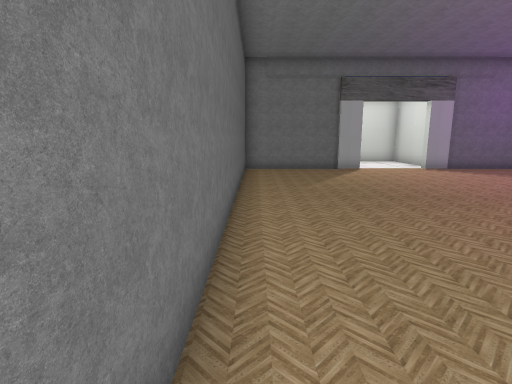
View 1 (above)

15 first-person views from a walk through a scene from a Unity 3-D project. The camera is 1.4 m above the floor, tilts 10° down and sees 80° across. Doors are open. The floor is counted in squares, 1 m on a side. Each view is taken from the middle of a square. On the plan, view 1 faces up. The plan holds only what a view shows up to about 14 squares ahead; the rest is blank. The place goes on beyond the plan. The player is left out. Some animated figures are not drawn.

View 2
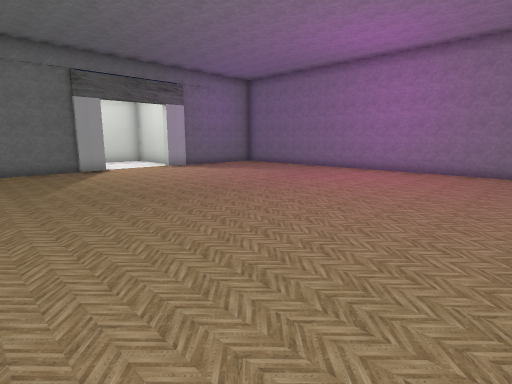

View 3
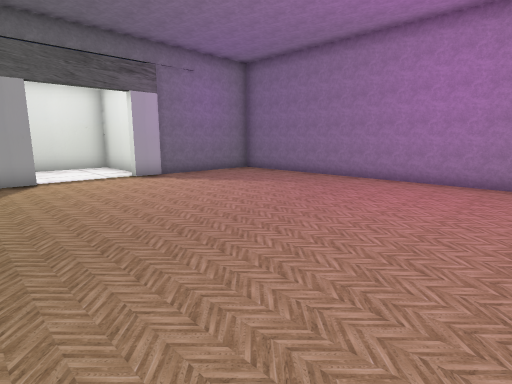

View 4
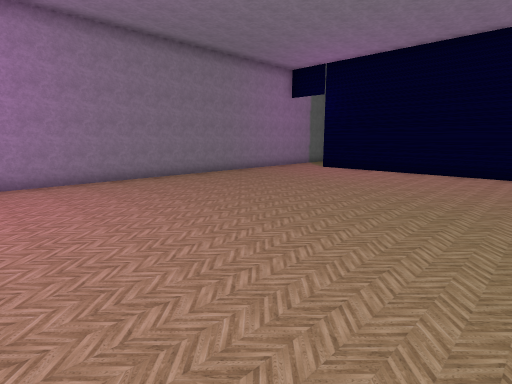

View 5
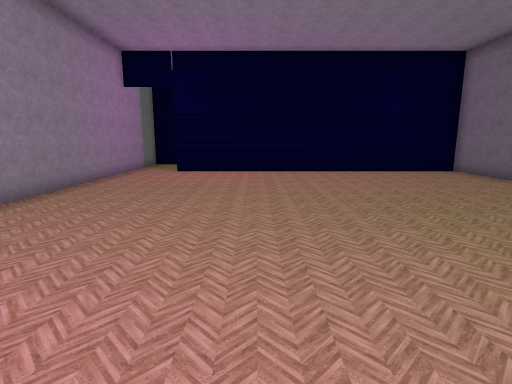

View 6
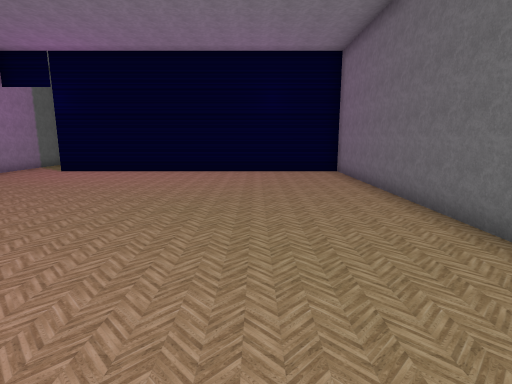

View 7
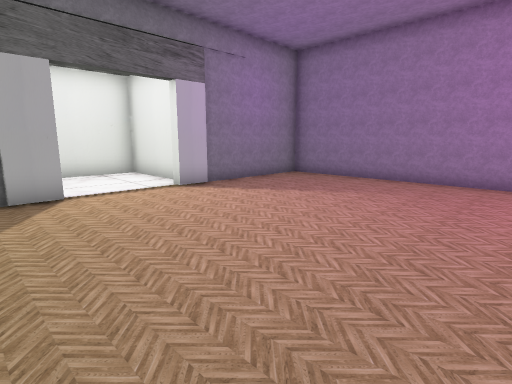

View 8
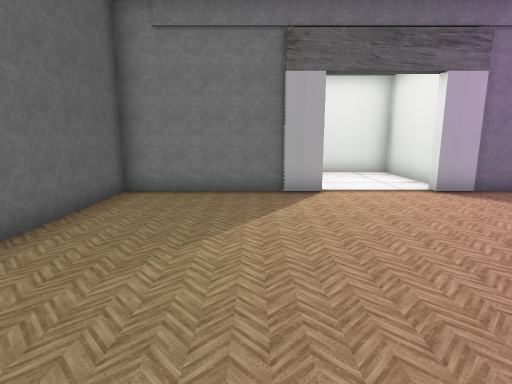

View 9
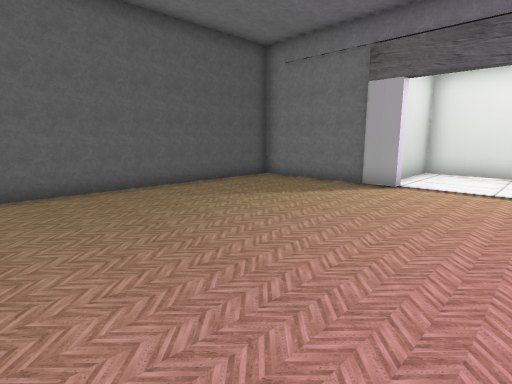

View 10
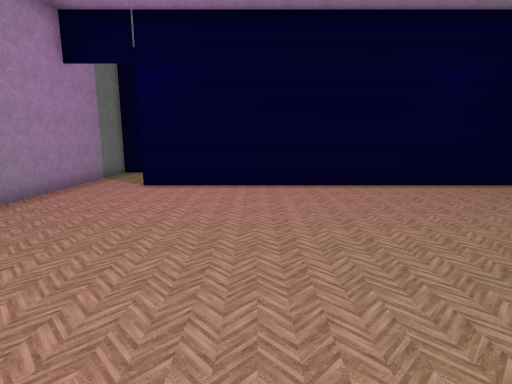

View 11
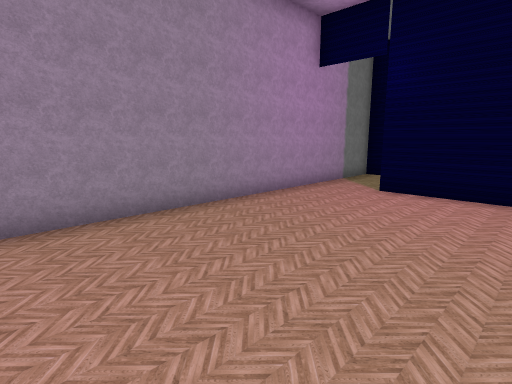

View 12
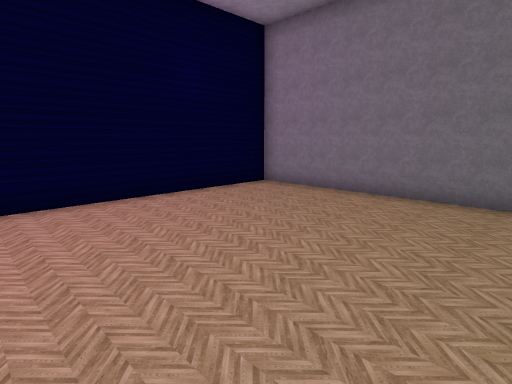

View 13
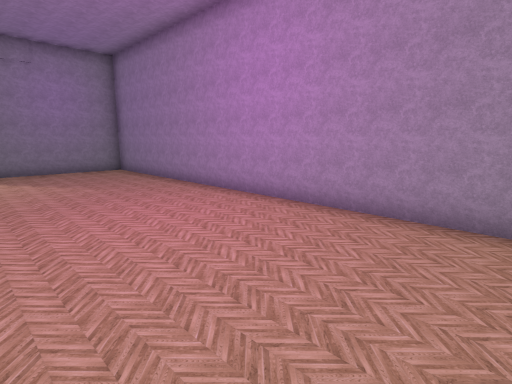

View 14
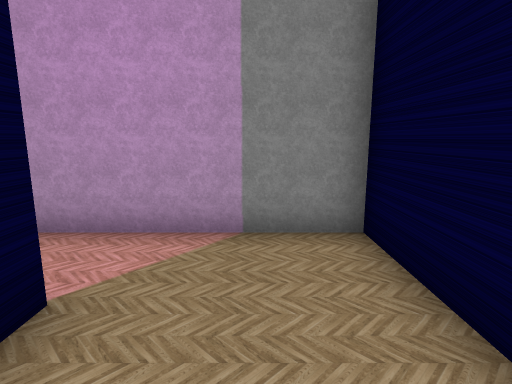

View 15
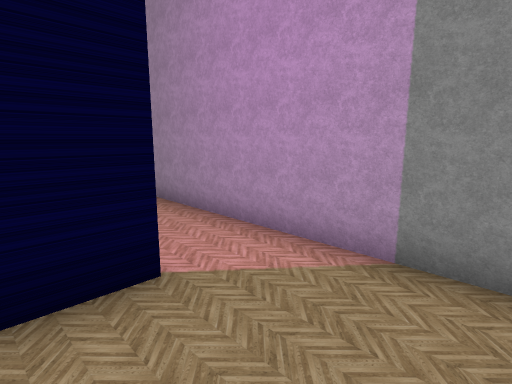

### Floor plan
Ten units are one square. View 1 is at (0, 0); x grows to the right and y downward. Boxes are objects, and circles mark ways between rooms. Rooms are numbered by the first view taken in them; rooms with no view inside come last. Other rooms are left out.
<svg viewBox="-35 -187 174 320">
<path fill="none" stroke="#000" d="M47 -139 36 -139M88 -139 77 -139M38 -141 -5 -141 -5 91M134 91 134 -141 88 -141M134 128 134 91M82 -151 82 -182 42 -182 42 -156"/>
<circle cx="125" cy="90" r="3" fill="#2a7"/>
<circle cx="60" cy="-140" r="3" fill="#2a7"/>
<text x="60" y="-30">1</text>
<text x="-30" y="110">2</text>
<text x="60" y="-160">3</text>
</svg>
Room 1 opens to room 2. Room 1 opens to room 3.

Where each view was taken, in squares from view 1:
view 1: 0 up, 0 right, facing up
view 2: 0 up, 0 right, facing up-right
view 3: 3 up, 3 right, facing up-right
view 4: 4 up, 3 right, facing down-right
view 5: 4 up, 8 right, facing down
view 6: 4 up, 3 right, facing down
view 7: 6 up, 3 right, facing up-right
view 8: 6 up, 3 right, facing up
view 9: 5 up, 8 right, facing up-left
view 10: 0 up, 8 right, facing down
view 11: 1 down, 8 right, facing down-right
view 12: 2 down, 7 right, facing down-left
view 13: 0 up, 8 right, facing up-right
view 14: 11 down, 9 right, facing right
view 15: 12 down, 10 right, facing up-right
